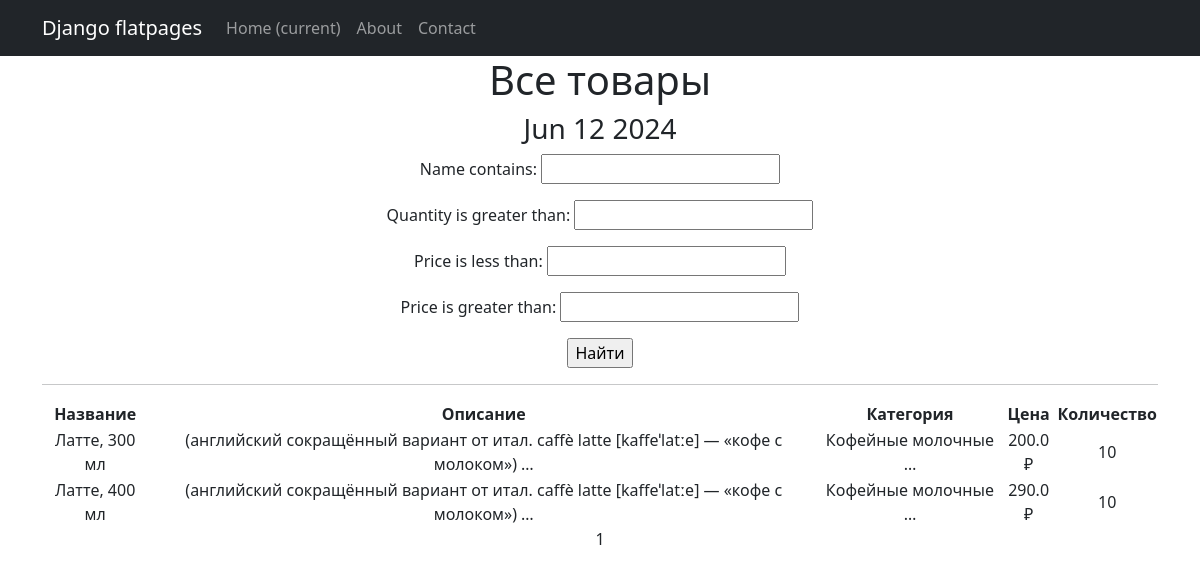
Before: /products/ with the older database file.
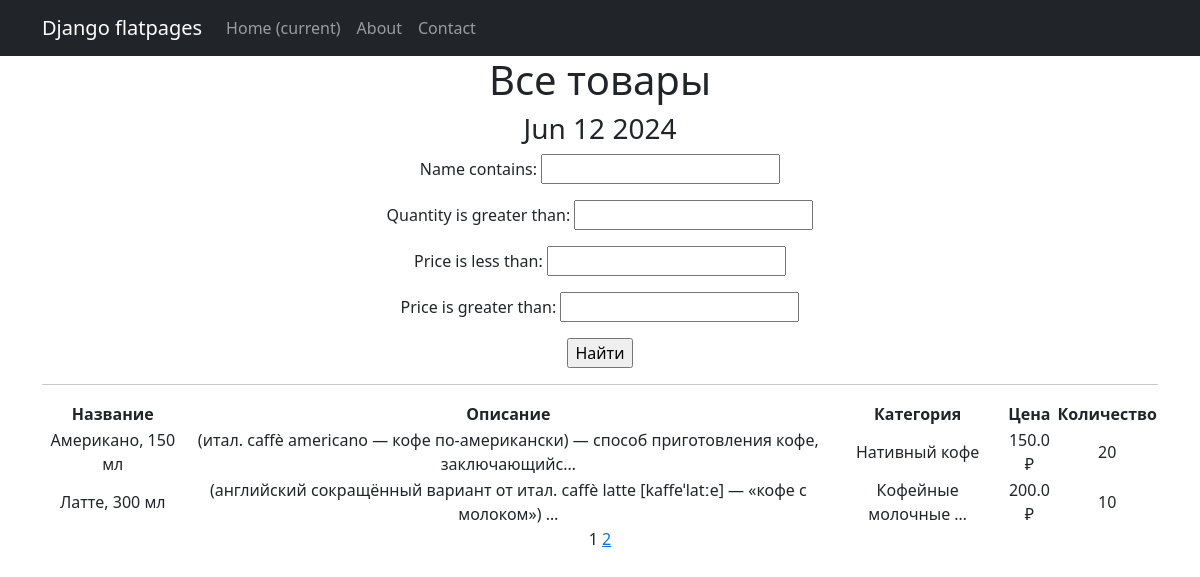
After: the same page with the newer database file.
### coffee_shop/models.py (models this page shows, shortened)
class Product(models.Model):
    name = models.CharField(max_length=50, unique=True)
    price = models.FloatField(
        validators=[MinValueValidator(0.0)],
    )
    composition = models.TextField()
    description = models.TextField()
    quantity = models.IntegerField(
        validators=[MinValueValidator(0)],
    )
    category = models.ForeignKey(
        to='Category',
        on_delete=models.CASCADE,
        related_name='products',  # все продукты в категории будут доступны через поле products
    )

class Category(models.Model):
    name = models.CharField(max_length=100, unique=True)

### coffee_shop/views.py (the view)
# urls.py: path('', ProductsList.as_view(), name='product_list'),
class ProductsList(ListView):
    model = Product
    ordering = 'name'
    template_name = 'products.html'
    context_object_name = 'products'
    paginate_by = 2
    def get_queryset(self):
        queryset = super().get_queryset()
        self.filterset = ProductFilter(self.request.GET, queryset)
        return self.filterset.qs
    def get_context_data(self, **kwargs):
        context = super().get_context_data(**kwargs)
        context['filterset'] = self.filterset
        return context

### coffee_shop/templatetags/custom_filters.py (called while the page is built)
@register.filter()
def currency(value, code='rub'):
    postfix = CURRENCIES_SYMBOLS[code]
    return f'{value} {postfix}'

### coffee_shop/templatetags/custom_tags.py (called while the page is built)
@register.simple_tag()
def current_time(format_string='%b %d %Y'):
    return datetime.utcnow().strftime(format_string)

@register.simple_tag(takes_context=True)
def url_replace(context, **kwargs):
    d = context['request'].GET.copy()
    for k, v in kwargs.items():
        d[k] = v
    return d.urlencode()

### templates/products.html (shortened to what this page needs)
{% extends 'flatpages/default.html' %}
{% load custom_filters %}
{% load custom_tags %}
{% block content %}
   <h1>Все товары</h1>
   <h3>{% current_time '%b %d %Y' %}</h3>
   <form action="" method="get">
       {{ filterset.form.as_p }}
       <input type="submit" value="Найти" />
   </form>
   <hr>
   {% if products %}
       <table>
           <tr>
               <td style="font-size: 16px; font-weight: bold;">Название</td>
               <td style="font-size: 16px; font-weight: bold;">Описание</td>
               <td style="font-size: 16px; font-weight: bold;">Категория</td>
               <td style="font-size: 16px; font-weight: bold;">Цена</td>
               <td style="font-size: 16px; font-weight: bold;">Количество</td>
           </tr>
           {% for product in products %}
           <tr>
               <td>{{ product.name }}</td>
               <td>{{ product.description|truncatechars:88 }}</td>
               <td>{{ product.category.name|truncatewords:2 }}</td>
               <td>{{ product.price|currency }}</td>
               <td>{{ product.quantity }}</td>
           </tr>
           {% endfor %}
       </table>
   {% else %}
       <h2>Товаров нет!</h2>
   {% endif %}
   {{ page_obj.number }}
   {% if page_obj.has_next %}
       <a href="?{% url_replace page=page_obj.next_page_number %}">{{ page_obj.next_page_number }}</a>
   {% endif %}
{% endblock content %}

Changed rows visible on the page:
no longer on this page (row unchanged): Product: name "Латте, 400 мл", description "(английский сокращённый вариант от итал. caffè latte [kaffeˈlatːe] — «кофе с молоком») …", category.name "Кофейные молочные …", price "290.0 ₽", quantity "10"
added Product: name "Американо, 150 мл", description "(итал. caffè americano — кофе по-американски) — способ приготовления кофе, заключающийс…", category.name "Нативный кофе", price "150.0 ₽", quantity "20"
Other visible differences:
{{ page_obj.next_page_number }}: (not shown) → "2"
